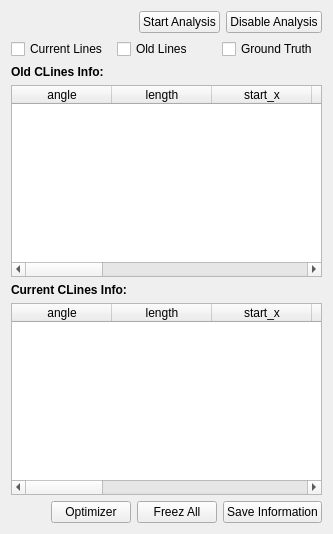
        <widget class="QWidget" name="tab_04_analyse">
         <attribute name="title">
          <string>Analysis</string>
         </attribute>
         <layout class="QVBoxLayout" name="verticalLayout_14">
          <item>
           <layout class="QHBoxLayout" name="layout_analysis_start_disable">
            <item>
             <spacer name="spacer_analysis_start_disable">
              <property name="orientation">
               <enum>Qt::Horizontal</enum>
              </property>
              <property name="sizeHint" stdset="0">
               <size>
                <width>40</width>
                <height>20</height>
               </size>
              </property>
             </spacer>
            </item>
            <item>
             <widget class="QPushButton" name="pb_analysis_start">
              <property name="text">
               <string>Start Analysis</string>
              </property>
             </widget>
            </item>
            <item>
             <widget class="QPushButton" name="pb_analysis_disable">
              <property name="text">
               <string>Disable Analysis</string>
              </property>
             </widget>
            </item>
           </layout>
          </item>
          <item>
           <layout class="QHBoxLayout" name="layout_analysis_settings">
            <item>
             <widget class="QCheckBox" name="cb_analysis_cur_lines">
              <property name="text">
               <string>Current Lines</string>
              </property>
             </widget>
            </item>
            <item>
             <widget class="QCheckBox" name="cb_analysis_old_lines">
              <property name="text">
               <string>Old Lines</string>
              </property>
             </widget>
            </item>
            <item>
             <widget class="QCheckBox" name="cb_analysis_gt_lines">
              <property name="text">
               <string>Ground Truth</string>
              </property>
             </widget>
            </item>
           </layout>
          </item>
          <item>
           <layout class="QVBoxLayout" name="layout_analysis_line_info">
            <item>
             <widget class="QLabel" name="label_old_line_info">
              <property name="font">
               <font>
                <family>Arial</family>
                <weight>75</weight>
                <bold>true</bold>
               </font>
              </property>
              <property name="text">
               <string>Old CLines Info:</string>
              </property>
             </widget>
            </item>
            <item>
             <widget class="QTableWidget" name="tw_analysis_old">
              <column>
               <property name="text">
                <string>angle</string>
               </property>
              </column>
              <column>
               <property name="text">
                <string>length</string>
               </property>
              </column>
              <column>
               <property name="text">
                <string>start_x</string>
               </property>
              </column>
              <column>
               <property name="text">
                <string>start_y</string>
               </property>
              </column>
              <column>
               <property name="text">
                <string>end_x</string>
               </property>
              </column>
              <column>
               <property name="text">
                <string>end_y</string>
               </property>
              </column>
              <column>
               <property name="text">
                <string>error</string>
               </property>
              </column>
              <column>
               <property name="text">
                <string>angle_diff</string>
               </property>
              </column>
              <column>
               <property name="text">
                <string>length_diff</string>
               </property>
              </column>
              <column>
               <property name="text">
                <string>dist_start</string>
               </property>
              </column>
              <column>
               <property name="text">
                <string>dist_end</string>
               </property>
              </column>
             </widget>
            </item>
            <item>
             <widget class="QLabel" name="label_cur_line_info">
              <property name="font">
               <font>
                <family>Arial</family>
                <weight>75</weight>
                <bold>true</bold>
               </font>
              </property>
              <property name="text">
               <string>Current CLines Info:</string>
              </property>
             </widget>
            </item>
            <item>
             <widget class="QTableWidget" name="tw_analysis_cur">
              <column>
               <property name="text">
                <string>angle</string>
               </property>
              </column>
              <column>
               <property name="text">
                <string>length</string>
               </property>
              </column>
              <column>
               <property name="text">
                <string>start_x</string>
               </property>
              </column>
              <column>
               <property name="text">
                <string>start_y</string>
               </property>
              </column>
              <column>
               <property name="text">
                <string>end_x</string>
               </property>
              </column>
              <column>
               <property name="text">
                <string>end_y</string>
               </property>
              </column>
              <column>
               <property name="text">
                <string>error</string>
               </property>
              </column>
              <column>
               <property name="text">
                <string>angle_diff</string>
               </property>
              </column>
              <column>
               <property name="text">
                <string>length_diff</string>
               </property>
              </column>
              <column>
               <property name="text">
                <string>dist_start</string>
               </property>
              </column>
              <column>
               <property name="text">
                <string>dist_end</string>
               </property>
              </column>
             </widget>
            </item>
           </layout>
          </item>
          <item>
           <layout class="QHBoxLayout" name="layout_bottom_buttons">
            <item>
             <spacer name="spacer_bottom_buttons">
              <property name="orientation">
               <enum>Qt::Horizontal</enum>
              </property>
              <property name="sizeHint" stdset="0">
               <size>
                <width>40</width>
                <height>20</height>
               </size>
              </property>
             </spacer>
            </item>
            <item>
             <widget class="QPushButton" name="pb_analysis_optimizer">
              <property name="text">
               <string>Optimizer</string>
              </property>
             </widget>
            </item>
            <item>
             <widget class="QPushButton" name="pb_analysis_freez_all">
              <property name="text">
               <string>Freez All</string>
              </property>
             </widget>
            </item>
            <item>
             <widget class="QPushButton" name="pb_analysis_save">
              <property name="text">
               <string>Save Information</string>
              </property>
             </widget>
            </item>
           </layout>
          </item>
         </layout>
        </widget>
